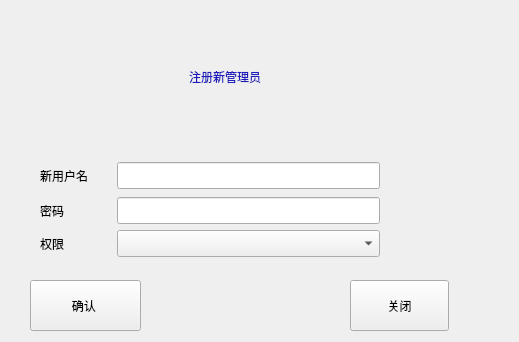
<?xml version="1.0" encoding="UTF-8"?>
<ui version="4.0">
 <class>AdminstorAdd</class>
 <widget class="QWidget" name="AdminstorAdd">
  <property name="geometry">
   <rect>
    <x>0</x>
    <y>0</y>
    <width>519</width>
    <height>342</height>
   </rect>
  </property>
  <property name="maximumSize">
   <size>
    <width>519</width>
    <height>342</height>
   </size>
  </property>
  <property name="windowTitle">
   <string>Form</string>
  </property>
  <widget class="QLabel" name="label_username_status">
   <property name="geometry">
    <rect>
     <x>390</x>
     <y>160</y>
     <width>67</width>
     <height>17</height>
    </rect>
   </property>
   <property name="text">
    <string/>
   </property>
  </widget>
  <widget class="QPushButton" name="pushButton_sure">
   <property name="geometry">
    <rect>
     <x>30</x>
     <y>280</y>
     <width>111</width>
     <height>51</height>
    </rect>
   </property>
   <property name="text">
    <string>确认 </string>
   </property>
  </widget>
  <widget class="QPushButton" name="pushButton_close">
   <property name="geometry">
    <rect>
     <x>350</x>
     <y>280</y>
     <width>99</width>
     <height>51</height>
    </rect>
   </property>
   <property name="text">
    <string>关闭</string>
   </property>
  </widget>
  <widget class="QWidget" name="">
   <property name="geometry">
    <rect>
     <x>50</x>
     <y>10</y>
     <width>410</width>
     <height>133</height>
    </rect>
   </property>
   <layout class="QHBoxLayout" name="horizontalLayout">
    <item>
     <widget class="QLabel" name="label">
      <property name="minimumSize">
       <size>
        <width>131</width>
        <height>131</height>
       </size>
      </property>
      <property name="text">
       <string/>
      </property>
      <property name="pixmap">
       <pixmap resource="image_resource.qrc">:/new/prefix1/image_resource/Admin.png</pixmap>
      </property>
     </widget>
    </item>
    <item>
     <widget class="QLabel" name="label_2">
      <property name="minimumSize">
       <size>
        <width>271</width>
        <height>111</height>
       </size>
      </property>
      <property name="styleSheet">
       <string notr="true">font: 75 italic 30pt &quot;URW Chancery L&quot;;
color: rgb(30, 26, 188);</string>
      </property>
      <property name="text">
       <string>注册新管理员</string>
      </property>
     </widget>
    </item>
   </layout>
  </widget>
  <widget class="QWidget" name="">
   <property name="geometry">
    <rect>
     <x>40</x>
     <y>160</y>
     <width>340</width>
     <height>99</height>
    </rect>
   </property>
   <layout class="QGridLayout" name="gridLayout">
    <item row="0" column="0">
     <widget class="QLabel" name="label_3">
      <property name="minimumSize">
       <size>
        <width>71</width>
        <height>31</height>
       </size>
      </property>
      <property name="styleSheet">
       <string notr="true">font: 75 italic 13pt &quot;URW Chancery L&quot;;</string>
      </property>
      <property name="text">
       <string>新用户名</string>
      </property>
     </widget>
    </item>
    <item row="0" column="1">
     <widget class="QLineEdit" name="lineEdit_username">
      <property name="minimumSize">
       <size>
        <width>251</width>
        <height>27</height>
       </size>
      </property>
     </widget>
    </item>
    <item row="1" column="0">
     <widget class="QLabel" name="label_4">
      <property name="minimumSize">
       <size>
        <width>71</width>
        <height>17</height>
       </size>
      </property>
      <property name="styleSheet">
       <string notr="true">font: 75 italic 13pt &quot;URW Chancery L&quot;;</string>
      </property>
      <property name="text">
       <string>密码</string>
      </property>
     </widget>
    </item>
    <item row="1" column="1">
     <widget class="QLineEdit" name="lineEdit_password">
      <property name="minimumSize">
       <size>
        <width>251</width>
        <height>27</height>
       </size>
      </property>
     </widget>
    </item>
    <item row="2" column="0">
     <widget class="QLabel" name="label_5">
      <property name="minimumSize">
       <size>
        <width>67</width>
        <height>17</height>
       </size>
      </property>
      <property name="styleSheet">
       <string notr="true">font: 75 italic 13pt &quot;URW Chancery L&quot;;</string>
      </property>
      <property name="text">
       <string>权限 </string>
      </property>
     </widget>
    </item>
    <item row="2" column="1">
     <widget class="QComboBox" name="comboBox_role">
      <property name="minimumSize">
       <size>
        <width>261</width>
        <height>27</height>
       </size>
      </property>
     </widget>
    </item>
   </layout>
  </widget>
 </widget>
 <resources>
  <include location="image_resource.qrc"/>
 </resources>
 <connections>
  <connection>
   <sender>pushButton_close</sender>
   <signal>clicked()</signal>
   <receiver>AdminstorAdd</receiver>
   <slot>close()</slot>
   <hints>
    <hint type="sourcelabel">
     <x>398</x>
     <y>314</y>
    </hint>
    <hint type="destinationlabel">
     <x>487</x>
     <y>242</y>
    </hint>
   </hints>
  </connection>
 </connections>
</ui>
